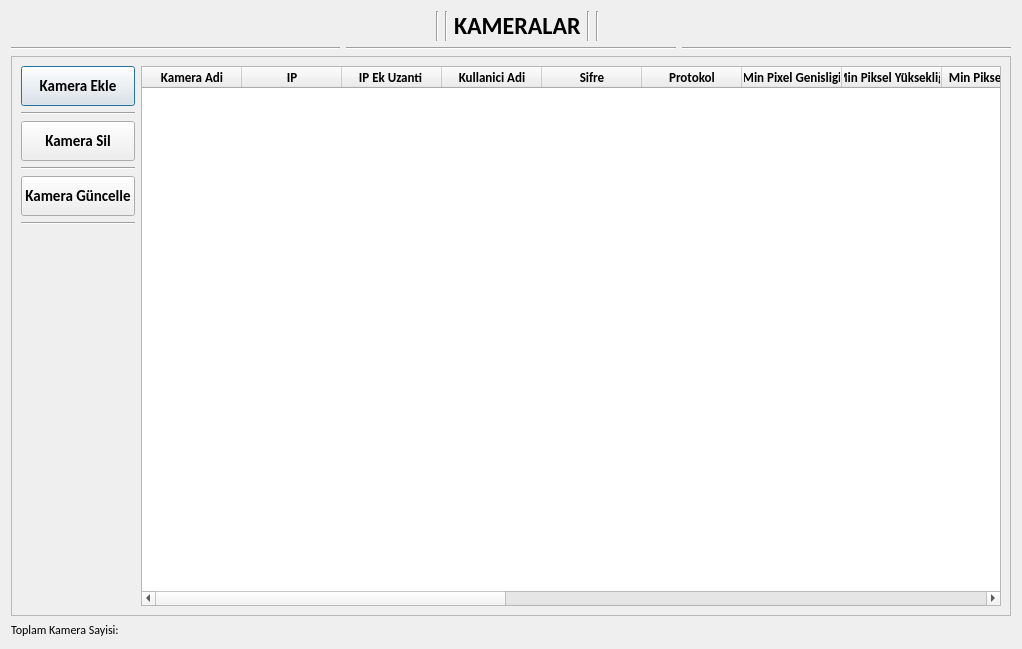
<?xml version="1.0" encoding="UTF-8"?>
<ui version="4.0">
 <class>Dialog</class>
 <widget class="QDialog" name="Dialog">
  <property name="windowModality">
   <enum>Qt::NonModal</enum>
  </property>
  <property name="geometry">
   <rect>
    <x>0</x>
    <y>0</y>
    <width>1022</width>
    <height>649</height>
   </rect>
  </property>
  <property name="minimumSize">
   <size>
    <width>1022</width>
    <height>649</height>
   </size>
  </property>
  <property name="maximumSize">
   <size>
    <width>1920</width>
    <height>1080</height>
   </size>
  </property>
  <property name="windowTitle">
   <string>Dialog</string>
  </property>
  <layout class="QGridLayout" name="gridLayout_2">
   <item row="2" column="0" colspan="3">
    <widget class="QScrollArea" name="scrollArea">
     <property name="font">
      <font>
       <family>Calibri</family>
      </font>
     </property>
     <property name="frameShadow">
      <enum>QFrame::Plain</enum>
     </property>
     <property name="lineWidth">
      <number>1</number>
     </property>
     <property name="widgetResizable">
      <bool>true</bool>
     </property>
     <widget class="QWidget" name="scrollAreaWidgetContents">
      <property name="geometry">
       <rect>
        <x>0</x>
        <y>0</y>
        <width>1002</width>
        <height>562</height>
       </rect>
      </property>
      <layout class="QGridLayout" name="gridLayout">
       <item row="0" column="0">
        <layout class="QVBoxLayout" name="verticalLayout">
         <item>
          <layout class="QVBoxLayout" name="verticalLayout_2">
           <item>
            <widget class="QPushButton" name="buttonAddCamera">
             <property name="minimumSize">
              <size>
               <width>0</width>
               <height>40</height>
              </size>
             </property>
             <property name="maximumSize">
              <size>
               <width>200</width>
               <height>16777215</height>
              </size>
             </property>
             <property name="font">
              <font>
               <family>Calibri</family>
               <pointsize>11</pointsize>
               <weight>75</weight>
               <italic>false</italic>
               <bold>true</bold>
              </font>
             </property>
             <property name="layoutDirection">
              <enum>Qt::LeftToRight</enum>
             </property>
             <property name="text">
              <string>Kamera Ekle</string>
             </property>
            </widget>
           </item>
           <item>
            <widget class="Line" name="line_4">
             <property name="font">
              <font>
               <family>Calibri</family>
              </font>
             </property>
             <property name="orientation">
              <enum>Qt::Horizontal</enum>
             </property>
            </widget>
           </item>
           <item>
            <widget class="QPushButton" name="buttonDeleteCamera">
             <property name="minimumSize">
              <size>
               <width>0</width>
               <height>40</height>
              </size>
             </property>
             <property name="maximumSize">
              <size>
               <width>200</width>
               <height>16777215</height>
              </size>
             </property>
             <property name="font">
              <font>
               <family>Calibri</family>
               <pointsize>11</pointsize>
               <weight>75</weight>
               <italic>false</italic>
               <bold>true</bold>
              </font>
             </property>
             <property name="text">
              <string>Kamera Sil</string>
             </property>
            </widget>
           </item>
           <item>
            <widget class="Line" name="line_5">
             <property name="font">
              <font>
               <family>Calibri</family>
              </font>
             </property>
             <property name="orientation">
              <enum>Qt::Horizontal</enum>
             </property>
            </widget>
           </item>
           <item>
            <widget class="QPushButton" name="buttonUpdateCamera">
             <property name="minimumSize">
              <size>
               <width>0</width>
               <height>40</height>
              </size>
             </property>
             <property name="maximumSize">
              <size>
               <width>200</width>
               <height>16777215</height>
              </size>
             </property>
             <property name="font">
              <font>
               <family>Calibri</family>
               <pointsize>11</pointsize>
               <weight>75</weight>
               <italic>false</italic>
               <bold>true</bold>
              </font>
             </property>
             <property name="text">
              <string>Kamera Güncelle</string>
             </property>
            </widget>
           </item>
           <item>
            <widget class="Line" name="line">
             <property name="font">
              <font>
               <family>Calibri</family>
              </font>
             </property>
             <property name="orientation">
              <enum>Qt::Horizontal</enum>
             </property>
            </widget>
           </item>
           <item>
            <spacer name="verticalSpacer">
             <property name="font">
              <font>
               <family>Calibri</family>
              </font>
             </property>
             <property name="orientation">
              <enum>Qt::Vertical</enum>
             </property>
             <property name="sizeHint" stdset="0">
              <size>
               <width>20</width>
               <height>40</height>
              </size>
             </property>
            </spacer>
           </item>
          </layout>
         </item>
        </layout>
       </item>
       <item row="0" column="1">
        <widget class="QTableWidget" name="tableWidget">
         <property name="minimumSize">
          <size>
           <width>603</width>
           <height>395</height>
          </size>
         </property>
         <property name="font">
          <font>
           <family>Calibri</family>
           <pointsize>10</pointsize>
           <weight>75</weight>
           <bold>true</bold>
          </font>
         </property>
         <column>
          <property name="text">
           <string>Kamera Adi</string>
          </property>
         </column>
         <column>
          <property name="text">
           <string>IP</string>
          </property>
         </column>
         <column>
          <property name="text">
           <string>IP Ek Uzanti </string>
          </property>
         </column>
         <column>
          <property name="text">
           <string>Kullanici Adi</string>
          </property>
         </column>
         <column>
          <property name="text">
           <string>Sifre</string>
          </property>
         </column>
         <column>
          <property name="text">
           <string>Protokol</string>
          </property>
         </column>
         <column>
          <property name="text">
           <string>Min Pixel Genisligi</string>
          </property>
         </column>
         <column>
          <property name="text">
           <string notr="true">Min Piksel Yüksekliği</string>
          </property>
         </column>
         <column>
          <property name="text">
           <string>Min Piksel Alanı</string>
          </property>
         </column>
         <column>
          <property name="text">
           <string>Min Piksel Oranı</string>
          </property>
         </column>
         <column>
          <property name="text">
           <string>Max Piksel Oranı</string>
          </property>
         </column>
         <column>
          <property name="text">
           <string>Min Köşegen Boyutu Çarpanı</string>
          </property>
         </column>
         <column>
          <property name="text">
           <string>Max Köşegen Boyutu Çarpanı</string>
          </property>
         </column>
         <column>
          <property name="text">
           <string>Alandaki Max Değişim</string>
          </property>
         </column>
         <column>
          <property name="text">
           <string>Genişlikteki Max Değişim</string>
          </property>
         </column>
         <column>
          <property name="text">
           <string>Yükseklikteki Max Değişim</string>
          </property>
         </column>
         <column>
          <property name="text">
           <string>Karakterler Arası Max Açı</string>
          </property>
         </column>
         <column>
          <property name="text">
           <string>Minimum Eşleşecek Karakter</string>
          </property>
         </column>
         <column>
          <property name="text">
           <string>Kamera Durumu</string>
          </property>
         </column>
        </widget>
       </item>
      </layout>
     </widget>
    </widget>
   </item>
   <item row="0" column="0" colspan="3">
    <layout class="QHBoxLayout" name="horizontalLayout_4">
     <item>
      <layout class="QHBoxLayout" name="horizontalLayout">
       <item>
        <spacer name="horizontalSpacer_2">
         <property name="orientation">
          <enum>Qt::Horizontal</enum>
         </property>
         <property name="sizeHint" stdset="0">
          <size>
           <width>40</width>
           <height>20</height>
          </size>
         </property>
        </spacer>
       </item>
       <item>
        <widget class="Line" name="line_9">
         <property name="orientation">
          <enum>Qt::Vertical</enum>
         </property>
        </widget>
       </item>
       <item>
        <widget class="Line" name="line_3">
         <property name="orientation">
          <enum>Qt::Vertical</enum>
         </property>
        </widget>
       </item>
       <item>
        <widget class="QLabel" name="labelCameras">
         <property name="font">
          <font>
           <family>Calibri</family>
           <pointsize>18</pointsize>
           <weight>75</weight>
           <bold>true</bold>
          </font>
         </property>
         <property name="text">
          <string>KAMERALAR</string>
         </property>
        </widget>
       </item>
       <item>
        <layout class="QGridLayout" name="gridLayout_3">
         <item row="0" column="2">
          <spacer name="horizontalSpacer">
           <property name="font">
            <font>
             <family>Calibri</family>
            </font>
           </property>
           <property name="orientation">
            <enum>Qt::Horizontal</enum>
           </property>
           <property name="sizeHint" stdset="0">
            <size>
             <width>80</width>
             <height>20</height>
            </size>
           </property>
          </spacer>
         </item>
         <item row="0" column="0">
          <widget class="Line" name="line_2">
           <property name="font">
            <font>
             <family>Calibri</family>
            </font>
           </property>
           <property name="orientation">
            <enum>Qt::Vertical</enum>
           </property>
          </widget>
         </item>
         <item row="0" column="1">
          <widget class="Line" name="line_10">
           <property name="orientation">
            <enum>Qt::Vertical</enum>
           </property>
          </widget>
         </item>
        </layout>
       </item>
      </layout>
     </item>
    </layout>
   </item>
   <item row="3" column="0" colspan="2">
    <widget class="QLabel" name="labelCameraNumber">
     <property name="font">
      <font>
       <family>Calibri</family>
      </font>
     </property>
     <property name="text">
      <string>Toplam Kamera Sayisi:</string>
     </property>
    </widget>
   </item>
   <item row="1" column="2">
    <widget class="Line" name="line_8">
     <property name="font">
      <font>
       <family>Calibri</family>
      </font>
     </property>
     <property name="orientation">
      <enum>Qt::Horizontal</enum>
     </property>
    </widget>
   </item>
   <item row="1" column="1">
    <widget class="Line" name="line_7">
     <property name="font">
      <font>
       <family>Calibri</family>
      </font>
     </property>
     <property name="orientation">
      <enum>Qt::Horizontal</enum>
     </property>
    </widget>
   </item>
   <item row="1" column="0">
    <widget class="Line" name="line_6">
     <property name="font">
      <font>
       <family>Calibri</family>
      </font>
     </property>
     <property name="orientation">
      <enum>Qt::Horizontal</enum>
     </property>
    </widget>
   </item>
  </layout>
 </widget>
 <resources/>
 <connections/>
</ui>
